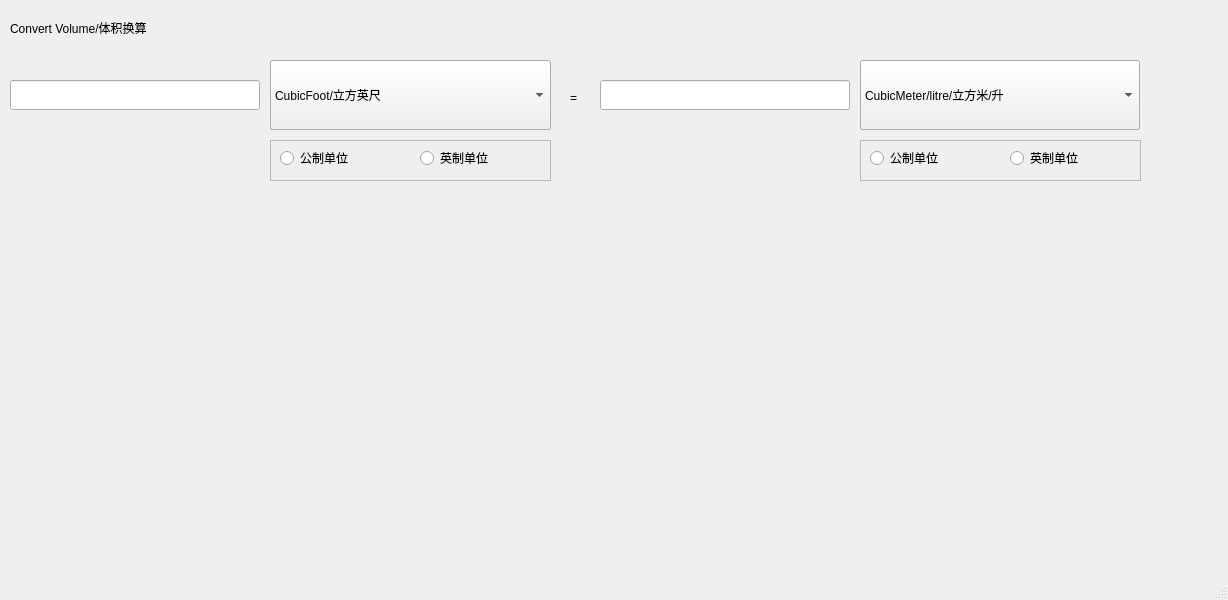
<?xml version="1.0" encoding="UTF-8"?>
<ui version="4.0">
 <class>MainWindow</class>
 <widget class="QMainWindow" name="MainWindow">
  <property name="geometry">
   <rect>
    <x>0</x>
    <y>0</y>
    <width>1228</width>
    <height>600</height>
   </rect>
  </property>
  <property name="windowTitle">
   <string>MainWindow</string>
  </property>
  <widget class="QWidget" name="centralwidget">
   <widget class="QFrame" name="Out">
    <property name="geometry">
     <rect>
      <x>860</x>
      <y>140</y>
      <width>281</width>
      <height>41</height>
     </rect>
    </property>
    <property name="styleSheet">
     <string notr="true">font: 12pt &quot;Arial&quot;;</string>
    </property>
    <property name="frameShape">
     <enum>QFrame::StyledPanel</enum>
    </property>
    <property name="frameShadow">
     <enum>QFrame::Raised</enum>
    </property>
    <widget class="QRadioButton" name="OutVolumeMetric">
     <property name="geometry">
      <rect>
       <x>10</x>
       <y>10</y>
       <width>89</width>
       <height>16</height>
      </rect>
     </property>
     <property name="text">
      <string>公制单位</string>
     </property>
    </widget>
    <widget class="QRadioButton" name="OutVolumeImperial">
     <property name="geometry">
      <rect>
       <x>150</x>
       <y>10</y>
       <width>89</width>
       <height>16</height>
      </rect>
     </property>
     <property name="text">
      <string>英制单位</string>
     </property>
    </widget>
   </widget>
   <widget class="QLineEdit" name="LengthInput">
    <property name="geometry">
     <rect>
      <x>10</x>
      <y>80</y>
      <width>250</width>
      <height>30</height>
     </rect>
    </property>
    <property name="styleSheet">
     <string notr="true">font: 12pt &quot;Arial&quot;;</string>
    </property>
   </widget>
   <widget class="QLineEdit" name="LengthOut">
    <property name="geometry">
     <rect>
      <x>600</x>
      <y>80</y>
      <width>250</width>
      <height>30</height>
     </rect>
    </property>
    <property name="styleSheet">
     <string notr="true">font: 12pt &quot;Arial&quot;;</string>
    </property>
   </widget>
   <widget class="QFrame" name="Input">
    <property name="geometry">
     <rect>
      <x>270</x>
      <y>140</y>
      <width>281</width>
      <height>41</height>
     </rect>
    </property>
    <property name="styleSheet">
     <string notr="true">font: 12pt &quot;Arial&quot;;</string>
    </property>
    <property name="frameShape">
     <enum>QFrame::StyledPanel</enum>
    </property>
    <property name="frameShadow">
     <enum>QFrame::Raised</enum>
    </property>
    <widget class="QRadioButton" name="InVolumeMetric">
     <property name="geometry">
      <rect>
       <x>10</x>
       <y>10</y>
       <width>89</width>
       <height>16</height>
      </rect>
     </property>
     <property name="text">
      <string>公制单位</string>
     </property>
    </widget>
    <widget class="QRadioButton" name="InVolumeImperial">
     <property name="geometry">
      <rect>
       <x>150</x>
       <y>10</y>
       <width>89</width>
       <height>16</height>
      </rect>
     </property>
     <property name="text">
      <string>英制单位</string>
     </property>
    </widget>
   </widget>
   <widget class="QComboBox" name="comboBoxInputImperialUnits">
    <property name="geometry">
     <rect>
      <x>270</x>
      <y>60</y>
      <width>280</width>
      <height>70</height>
     </rect>
    </property>
    <property name="sizePolicy">
     <sizepolicy hsizetype="Maximum" vsizetype="Maximum">
      <horstretch>0</horstretch>
      <verstretch>0</verstretch>
     </sizepolicy>
    </property>
    <property name="styleSheet">
     <string notr="true">font: 12pt &quot;Arial&quot;;</string>
    </property>
    <item>
     <property name="text">
      <string>CubicMeter/litre/立方米/升</string>
     </property>
    </item>
    <item>
     <property name="text">
      <string>CubicCentimeter/milliliter/立方厘米/毫升</string>
     </property>
    </item>
   </widget>
   <widget class="QComboBox" name="comboBoxInputMetricUnits">
    <property name="geometry">
     <rect>
      <x>270</x>
      <y>60</y>
      <width>281</width>
      <height>70</height>
     </rect>
    </property>
    <property name="sizePolicy">
     <sizepolicy hsizetype="Maximum" vsizetype="Maximum">
      <horstretch>0</horstretch>
      <verstretch>0</verstretch>
     </sizepolicy>
    </property>
    <property name="styleSheet">
     <string notr="true">font: 12pt &quot;Arial&quot;;</string>
    </property>
    <item>
     <property name="text">
      <string>CubicFoot/立方英尺</string>
     </property>
    </item>
    <item>
     <property name="text">
      <string>CubicInch/立方英寸</string>
     </property>
    </item>
    <item>
     <property name="text">
      <string>CubicYard/立方码</string>
     </property>
    </item>
    <item>
     <property name="text">
      <string>Gallon/英制加仑</string>
     </property>
    </item>
    <item>
     <property name="text">
      <string>U.S.Gallon/美制加仑</string>
     </property>
    </item>
    <item>
     <property name="text">
      <string>Ounce/英制盎司</string>
     </property>
    </item>
    <item>
     <property name="text">
      <string>U.S.Ounce/美制盎司</string>
     </property>
    </item>
   </widget>
   <widget class="QLabel" name="label">
    <property name="geometry">
     <rect>
      <x>570</x>
      <y>90</y>
      <width>16</width>
      <height>16</height>
     </rect>
    </property>
    <property name="styleSheet">
     <string notr="true">font: 75 20pt &quot;Arial&quot;;</string>
    </property>
    <property name="text">
     <string>=</string>
    </property>
   </widget>
   <widget class="QLabel" name="label_2">
    <property name="geometry">
     <rect>
      <x>10</x>
      <y>10</y>
      <width>360</width>
      <height>35</height>
     </rect>
    </property>
    <property name="styleSheet">
     <string notr="true">font: 75 24pt &quot;Arial&quot;;</string>
    </property>
    <property name="text">
     <string>Convert Volume/体积换算</string>
    </property>
   </widget>
   <widget class="QComboBox" name="comboBoxInputMetricUnits_2">
    <property name="geometry">
     <rect>
      <x>860</x>
      <y>60</y>
      <width>280</width>
      <height>70</height>
     </rect>
    </property>
    <property name="sizePolicy">
     <sizepolicy hsizetype="Maximum" vsizetype="Maximum">
      <horstretch>0</horstretch>
      <verstretch>0</verstretch>
     </sizepolicy>
    </property>
    <property name="styleSheet">
     <string notr="true">font: 12pt &quot;Arial&quot;;</string>
    </property>
    <item>
     <property name="text">
      <string>CubicFoot/立方英尺</string>
     </property>
    </item>
    <item>
     <property name="text">
      <string>CubicInch/立方英寸</string>
     </property>
    </item>
    <item>
     <property name="text">
      <string>CubicYard/立方码</string>
     </property>
    </item>
    <item>
     <property name="text">
      <string>Gallon/英制加仑</string>
     </property>
    </item>
    <item>
     <property name="text">
      <string>U.S.Gallon/美制加仑</string>
     </property>
    </item>
    <item>
     <property name="text">
      <string>Ounce/英制盎司</string>
     </property>
    </item>
    <item>
     <property name="text">
      <string>U.S.Ounce/美制盎司</string>
     </property>
    </item>
   </widget>
   <widget class="QComboBox" name="comboBoxInputImperialUnits_2">
    <property name="geometry">
     <rect>
      <x>860</x>
      <y>60</y>
      <width>280</width>
      <height>70</height>
     </rect>
    </property>
    <property name="sizePolicy">
     <sizepolicy hsizetype="Maximum" vsizetype="Maximum">
      <horstretch>0</horstretch>
      <verstretch>0</verstretch>
     </sizepolicy>
    </property>
    <property name="styleSheet">
     <string notr="true">font: 12pt &quot;Arial&quot;;</string>
    </property>
    <item>
     <property name="text">
      <string>CubicMeter/litre/立方米/升</string>
     </property>
    </item>
    <item>
     <property name="text">
      <string>CubicCentimeter/milliliter/立方厘米/毫升</string>
     </property>
    </item>
   </widget>
  </widget>
  <widget class="QMenuBar" name="menubar">
   <property name="geometry">
    <rect>
     <x>0</x>
     <y>0</y>
     <width>1228</width>
     <height>23</height>
    </rect>
   </property>
  </widget>
  <widget class="QStatusBar" name="statusbar"/>
 </widget>
 <resources/>
 <connections>
  <connection>
   <sender>InVolumeMetric</sender>
   <signal>clicked()</signal>
   <receiver>comboBoxInputMetricUnits</receiver>
   <slot>hide()</slot>
   <hints>
    <hint type="sourcelabel">
     <x>294</x>
     <y>177</y>
    </hint>
    <hint type="destinationlabel">
     <x>297</x>
     <y>268</y>
    </hint>
   </hints>
  </connection>
  <connection>
   <sender>OutVolumeMetric</sender>
   <signal>clicked()</signal>
   <receiver>comboBoxInputMetricUnits_2</receiver>
   <slot>hide()</slot>
   <hints>
    <hint type="sourcelabel">
     <x>910</x>
     <y>180</y>
    </hint>
    <hint type="destinationlabel">
     <x>913</x>
     <y>247</y>
    </hint>
   </hints>
  </connection>
  <connection>
   <sender>OutVolumeImperial</sender>
   <signal>clicked()</signal>
   <receiver>comboBoxInputMetricUnits_2</receiver>
   <slot>show()</slot>
   <hints>
    <hint type="sourcelabel">
     <x>1062</x>
     <y>177</y>
    </hint>
    <hint type="destinationlabel">
     <x>1056</x>
     <y>260</y>
    </hint>
   </hints>
  </connection>
  <connection>
   <sender>InVolumeImperial</sender>
   <signal>clicked()</signal>
   <receiver>comboBoxInputMetricUnits</receiver>
   <slot>show()</slot>
   <hints>
    <hint type="sourcelabel">
     <x>465</x>
     <y>183</y>
    </hint>
    <hint type="destinationlabel">
     <x>465</x>
     <y>258</y>
    </hint>
   </hints>
  </connection>
  <connection>
   <sender>InVolumeMetric</sender>
   <signal>clicked()</signal>
   <receiver>comboBoxInputImperialUnits</receiver>
   <slot>show()</slot>
   <hints>
    <hint type="sourcelabel">
     <x>333</x>
     <y>177</y>
    </hint>
    <hint type="destinationlabel">
     <x>347</x>
     <y>142</y>
    </hint>
   </hints>
  </connection>
  <connection>
   <sender>InVolumeImperial</sender>
   <signal>clicked()</signal>
   <receiver>comboBoxInputImperialUnits</receiver>
   <slot>hide()</slot>
   <hints>
    <hint type="sourcelabel">
     <x>494</x>
     <y>174</y>
    </hint>
    <hint type="destinationlabel">
     <x>478</x>
     <y>104</y>
    </hint>
   </hints>
  </connection>
  <connection>
   <sender>OutVolumeMetric</sender>
   <signal>clicked()</signal>
   <receiver>comboBoxInputImperialUnits_2</receiver>
   <slot>show()</slot>
   <hints>
    <hint type="sourcelabel">
     <x>928</x>
     <y>174</y>
    </hint>
    <hint type="destinationlabel">
     <x>928</x>
     <y>138</y>
    </hint>
   </hints>
  </connection>
  <connection>
   <sender>OutVolumeImperial</sender>
   <signal>clicked()</signal>
   <receiver>comboBoxInputImperialUnits_2</receiver>
   <slot>hide()</slot>
   <hints>
    <hint type="sourcelabel">
     <x>1065</x>
     <y>181</y>
    </hint>
    <hint type="destinationlabel">
     <x>1079</x>
     <y>140</y>
    </hint>
   </hints>
  </connection>
 </connections>
</ui>
